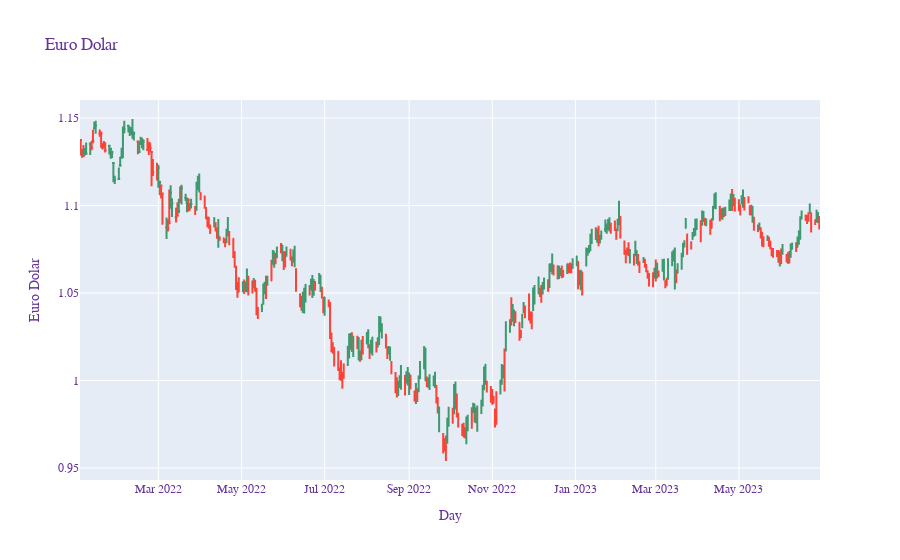

Notebook source saved alongside this figure:
### Code cell
fig = go.Figure(data=[go.Candlestick(x = datos_historicos.index,
                                     open = datos_historicos['Open'], 
                                     high = datos_historicos['High'],
                                     low = datos_historicos['Low'], 
                                     close = datos_historicos['Close'])
                     ])
fig.update_layout(
    title="Euro Dolar",
    xaxis_title="Day",
    yaxis_title="Euro Dolar",
    font=dict(
        family="Courier New, monospace",
        size=12,
        color="RebeccaPurple"
    )
)
fig.update_layout(xaxis_rangeslider_visible=False)
fig

### Figure 1 — Plotly figure (JSON) as saved in the notebook; plotly's stock layout.template omitted (floating-point values rounded to 4 significant figures; data arrays with more than 128 entries replaced by an {"elided": "..."} marker saying what was removed)
{"data": [{"close": {"elided": "389 float values"}, "high": {"elided": "389 float values"}, "low": {"elided": "389 float values"}, "open": {"elided": "389 float values"}, "type": "candlestick", "x": {"elided": "389 str values"}}], "layout": {"font": {"color": "RebeccaPurple", "family": "Courier New, monospace", "size": 12}, "title": {"text": "Euro Dolar"}, "xaxis": {"rangeslider": {"visible": false}, "title": {"text": "Day"}}, "yaxis": {"title": {"text": "Euro Dolar"}}}}
